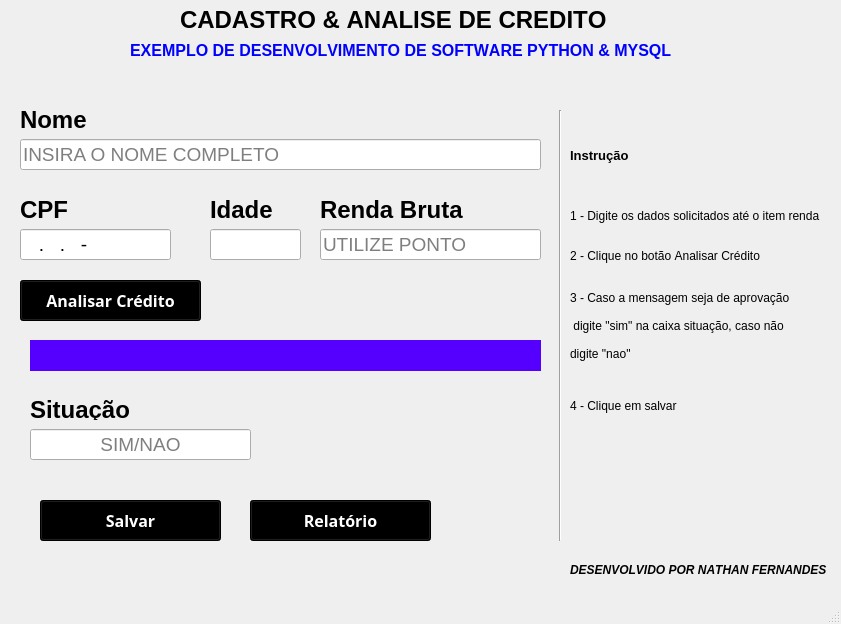
<?xml version="1.0" encoding="UTF-8"?>
<ui version="4.0">
 <class>MainWindow</class>
 <widget class="QMainWindow" name="MainWindow">
  <property name="geometry">
   <rect>
    <x>0</x>
    <y>0</y>
    <width>841</width>
    <height>624</height>
   </rect>
  </property>
  <property name="windowTitle">
   <string>MainWindow</string>
  </property>
  <widget class="QWidget" name="centralwidget">
   <widget class="QLabel" name="label">
    <property name="enabled">
     <bool>true</bool>
    </property>
    <property name="geometry">
     <rect>
      <x>180</x>
      <y>10</y>
      <width>441</width>
      <height>20</height>
     </rect>
    </property>
    <property name="font">
     <font>
      <family>Arial</family>
      <pointsize>18</pointsize>
      <weight>75</weight>
      <italic>false</italic>
      <bold>true</bold>
      <underline>false</underline>
      <strikeout>false</strikeout>
      <kerning>false</kerning>
     </font>
    </property>
    <property name="mouseTracking">
     <bool>false</bool>
    </property>
    <property name="text">
     <string>CADASTRO &amp; ANÁLISE DE CRÉDITO</string>
    </property>
   </widget>
   <widget class="QLabel" name="label_2">
    <property name="enabled">
     <bool>true</bool>
    </property>
    <property name="geometry">
     <rect>
      <x>130</x>
      <y>40</y>
      <width>551</width>
      <height>20</height>
     </rect>
    </property>
    <property name="font">
     <font>
      <family>Arial</family>
      <pointsize>12</pointsize>
      <weight>75</weight>
      <italic>false</italic>
      <bold>true</bold>
      <underline>false</underline>
      <strikeout>false</strikeout>
      <kerning>false</kerning>
     </font>
    </property>
    <property name="mouseTracking">
     <bool>false</bool>
    </property>
    <property name="styleSheet">
     <string notr="true">color: rgb(0, 0, 255);</string>
    </property>
    <property name="text">
     <string>EXEMPLO DE DESENVOLVIMENTO DE SOFTWARE PYTHON &amp; MYSQL</string>
    </property>
   </widget>
   <widget class="QLabel" name="label_3">
    <property name="enabled">
     <bool>true</bool>
    </property>
    <property name="geometry">
     <rect>
      <x>20</x>
      <y>110</y>
      <width>71</width>
      <height>20</height>
     </rect>
    </property>
    <property name="font">
     <font>
      <family>Arial</family>
      <pointsize>18</pointsize>
      <weight>75</weight>
      <italic>false</italic>
      <bold>true</bold>
      <underline>false</underline>
      <strikeout>false</strikeout>
      <kerning>false</kerning>
     </font>
    </property>
    <property name="mouseTracking">
     <bool>false</bool>
    </property>
    <property name="text">
     <string>Nome</string>
    </property>
   </widget>
   <widget class="QLineEdit" name="txtNome">
    <property name="geometry">
     <rect>
      <x>20</x>
      <y>139</y>
      <width>521</width>
      <height>31</height>
     </rect>
    </property>
    <property name="font">
     <font>
      <pointsize>14</pointsize>
     </font>
    </property>
    <property name="placeholderText">
     <string>INSIRA O NOME COMPLETO</string>
    </property>
   </widget>
   <widget class="QLabel" name="label_4">
    <property name="enabled">
     <bool>true</bool>
    </property>
    <property name="geometry">
     <rect>
      <x>570</x>
      <y>560</y>
      <width>271</width>
      <height>20</height>
     </rect>
    </property>
    <property name="font">
     <font>
      <family>Arial</family>
      <pointsize>9</pointsize>
      <weight>75</weight>
      <italic>true</italic>
      <bold>true</bold>
      <underline>false</underline>
      <strikeout>false</strikeout>
      <kerning>false</kerning>
     </font>
    </property>
    <property name="mouseTracking">
     <bool>false</bool>
    </property>
    <property name="styleSheet">
     <string notr="true">color: rgb(0, 0, 0);</string>
    </property>
    <property name="text">
     <string>DESENVOLVIDO POR NATHAN FERNANDES</string>
    </property>
   </widget>
   <widget class="QLineEdit" name="txtCpf">
    <property name="geometry">
     <rect>
      <x>20</x>
      <y>229</y>
      <width>151</width>
      <height>31</height>
     </rect>
    </property>
    <property name="font">
     <font>
      <pointsize>14</pointsize>
     </font>
    </property>
    <property name="inputMask">
     <string>000.000.000-00</string>
    </property>
   </widget>
   <widget class="QLabel" name="label_5">
    <property name="enabled">
     <bool>true</bool>
    </property>
    <property name="geometry">
     <rect>
      <x>20</x>
      <y>200</y>
      <width>71</width>
      <height>20</height>
     </rect>
    </property>
    <property name="font">
     <font>
      <family>Arial</family>
      <pointsize>18</pointsize>
      <weight>75</weight>
      <italic>false</italic>
      <bold>true</bold>
      <underline>false</underline>
      <strikeout>false</strikeout>
      <kerning>false</kerning>
     </font>
    </property>
    <property name="mouseTracking">
     <bool>false</bool>
    </property>
    <property name="text">
     <string>CPF</string>
    </property>
   </widget>
   <widget class="QLineEdit" name="txtIdade">
    <property name="geometry">
     <rect>
      <x>210</x>
      <y>229</y>
      <width>91</width>
      <height>31</height>
     </rect>
    </property>
    <property name="font">
     <font>
      <pointsize>14</pointsize>
     </font>
    </property>
    <property name="inputMask">
     <string>000</string>
    </property>
   </widget>
   <widget class="QLabel" name="label_6">
    <property name="enabled">
     <bool>true</bool>
    </property>
    <property name="geometry">
     <rect>
      <x>210</x>
      <y>200</y>
      <width>71</width>
      <height>20</height>
     </rect>
    </property>
    <property name="font">
     <font>
      <family>Arial</family>
      <pointsize>18</pointsize>
      <weight>75</weight>
      <italic>false</italic>
      <bold>true</bold>
      <underline>false</underline>
      <strikeout>false</strikeout>
      <kerning>false</kerning>
     </font>
    </property>
    <property name="mouseTracking">
     <bool>false</bool>
    </property>
    <property name="text">
     <string>Idade</string>
    </property>
   </widget>
   <widget class="QLineEdit" name="txtRenda">
    <property name="geometry">
     <rect>
      <x>320</x>
      <y>229</y>
      <width>221</width>
      <height>31</height>
     </rect>
    </property>
    <property name="font">
     <font>
      <pointsize>14</pointsize>
     </font>
    </property>
    <property name="inputMask">
     <string/>
    </property>
    <property name="cursorPosition">
     <number>0</number>
    </property>
    <property name="placeholderText">
     <string>UTILIZE PONTO</string>
    </property>
   </widget>
   <widget class="QLabel" name="label_7">
    <property name="enabled">
     <bool>true</bool>
    </property>
    <property name="geometry">
     <rect>
      <x>320</x>
      <y>200</y>
      <width>151</width>
      <height>20</height>
     </rect>
    </property>
    <property name="font">
     <font>
      <family>Arial</family>
      <pointsize>18</pointsize>
      <weight>75</weight>
      <italic>false</italic>
      <bold>true</bold>
      <underline>false</underline>
      <strikeout>false</strikeout>
      <kerning>false</kerning>
     </font>
    </property>
    <property name="mouseTracking">
     <bool>false</bool>
    </property>
    <property name="text">
     <string>Renda Bruta</string>
    </property>
   </widget>
   <widget class="QLineEdit" name="txtSituacao">
    <property name="geometry">
     <rect>
      <x>30</x>
      <y>429</y>
      <width>221</width>
      <height>31</height>
     </rect>
    </property>
    <property name="font">
     <font>
      <pointsize>14</pointsize>
     </font>
    </property>
    <property name="inputMask">
     <string/>
    </property>
    <property name="cursorPosition">
     <number>0</number>
    </property>
    <property name="alignment">
     <set>Qt::AlignCenter</set>
    </property>
    <property name="placeholderText">
     <string>SIM/NAO</string>
    </property>
   </widget>
   <widget class="QLabel" name="label_8">
    <property name="enabled">
     <bool>true</bool>
    </property>
    <property name="geometry">
     <rect>
      <x>30</x>
      <y>400</y>
      <width>151</width>
      <height>20</height>
     </rect>
    </property>
    <property name="font">
     <font>
      <family>Arial</family>
      <pointsize>18</pointsize>
      <weight>75</weight>
      <italic>false</italic>
      <bold>true</bold>
      <underline>false</underline>
      <strikeout>false</strikeout>
      <kerning>false</kerning>
     </font>
    </property>
    <property name="mouseTracking">
     <bool>false</bool>
    </property>
    <property name="text">
     <string>Situação</string>
    </property>
   </widget>
   <widget class="QPushButton" name="btnAnalise">
    <property name="geometry">
     <rect>
      <x>20</x>
      <y>280</y>
      <width>181</width>
      <height>41</height>
     </rect>
    </property>
    <property name="font">
     <font>
      <family>Arial Black</family>
      <pointsize>12</pointsize>
      <weight>75</weight>
      <bold>true</bold>
     </font>
    </property>
    <property name="styleSheet">
     <string notr="true">color: rgb(255, 255, 255);
background-color: rgb(0, 0, 0);</string>
    </property>
    <property name="text">
     <string>Analisar Crédito</string>
    </property>
   </widget>
   <widget class="QLabel" name="lblAnalise">
    <property name="geometry">
     <rect>
      <x>30</x>
      <y>340</y>
      <width>511</width>
      <height>31</height>
     </rect>
    </property>
    <property name="font">
     <font>
      <family>Arial</family>
      <pointsize>14</pointsize>
      <weight>75</weight>
      <bold>true</bold>
     </font>
    </property>
    <property name="styleSheet">
     <string notr="true">color: rgb(255, 255, 255);
background-color: rgb(85, 0, 255);</string>
    </property>
    <property name="text">
     <string/>
    </property>
    <property name="alignment">
     <set>Qt::AlignCenter</set>
    </property>
   </widget>
   <widget class="QPushButton" name="btnSalvar">
    <property name="geometry">
     <rect>
      <x>40</x>
      <y>500</y>
      <width>181</width>
      <height>41</height>
     </rect>
    </property>
    <property name="font">
     <font>
      <family>Arial Black</family>
      <pointsize>12</pointsize>
      <weight>75</weight>
      <bold>true</bold>
     </font>
    </property>
    <property name="styleSheet">
     <string notr="true">color: rgb(255, 255, 255);
background-color: rgb(0, 0, 0);</string>
    </property>
    <property name="text">
     <string>Salvar</string>
    </property>
   </widget>
   <widget class="QPushButton" name="btnRelatorio">
    <property name="geometry">
     <rect>
      <x>250</x>
      <y>500</y>
      <width>181</width>
      <height>41</height>
     </rect>
    </property>
    <property name="font">
     <font>
      <family>Arial Black</family>
      <pointsize>12</pointsize>
      <weight>75</weight>
      <bold>true</bold>
     </font>
    </property>
    <property name="styleSheet">
     <string notr="true">color: rgb(255, 255, 255);
background-color: rgb(0, 0, 0);</string>
    </property>
    <property name="text">
     <string>Relatório</string>
    </property>
   </widget>
   <widget class="Line" name="line">
    <property name="geometry">
     <rect>
      <x>550</x>
      <y>110</y>
      <width>20</width>
      <height>431</height>
     </rect>
    </property>
    <property name="orientation">
     <enum>Qt::Vertical</enum>
    </property>
   </widget>
   <widget class="QLabel" name="label_10">
    <property name="geometry">
     <rect>
      <x>570</x>
      <y>140</y>
      <width>251</width>
      <height>31</height>
     </rect>
    </property>
    <property name="font">
     <font>
      <family>Arial</family>
      <pointsize>10</pointsize>
      <weight>75</weight>
      <bold>true</bold>
      <stylestrategy>PreferDefault</stylestrategy>
      <kerning>false</kerning>
     </font>
    </property>
    <property name="toolTip">
     <string/>
    </property>
    <property name="text">
     <string>Instrução</string>
    </property>
   </widget>
   <widget class="QLabel" name="label_11">
    <property name="geometry">
     <rect>
      <x>570</x>
      <y>200</y>
      <width>271</width>
      <height>31</height>
     </rect>
    </property>
    <property name="font">
     <font>
      <family>Arial</family>
      <pointsize>9</pointsize>
      <weight>50</weight>
      <bold>false</bold>
      <stylestrategy>PreferDefault</stylestrategy>
      <kerning>false</kerning>
     </font>
    </property>
    <property name="toolTip">
     <string/>
    </property>
    <property name="text">
     <string>1 - Digite os dados solicitados até o item renda</string>
    </property>
   </widget>
   <widget class="QLabel" name="label_12">
    <property name="geometry">
     <rect>
      <x>570</x>
      <y>240</y>
      <width>251</width>
      <height>31</height>
     </rect>
    </property>
    <property name="font">
     <font>
      <family>Arial</family>
      <pointsize>9</pointsize>
      <weight>50</weight>
      <bold>false</bold>
      <stylestrategy>PreferDefault</stylestrategy>
      <kerning>false</kerning>
     </font>
    </property>
    <property name="toolTip">
     <string/>
    </property>
    <property name="text">
     <string>2 - Clique no botão Analisar Crédito</string>
    </property>
   </widget>
   <widget class="QLabel" name="label_13">
    <property name="geometry">
     <rect>
      <x>570</x>
      <y>290</y>
      <width>271</width>
      <height>71</height>
     </rect>
    </property>
    <property name="font">
     <font>
      <family>Arial</family>
      <pointsize>9</pointsize>
      <weight>50</weight>
      <bold>false</bold>
      <stylestrategy>PreferDefault</stylestrategy>
      <kerning>false</kerning>
     </font>
    </property>
    <property name="toolTip">
     <string/>
    </property>
    <property name="text">
     <string>3 - Caso a mensagem seja de aprovação

 digite &quot;sim&quot; na caixa situação, caso não 

digite &quot;nao&quot;</string>
    </property>
   </widget>
   <widget class="QLabel" name="label_14">
    <property name="geometry">
     <rect>
      <x>570</x>
      <y>390</y>
      <width>251</width>
      <height>31</height>
     </rect>
    </property>
    <property name="font">
     <font>
      <family>Arial</family>
      <pointsize>9</pointsize>
      <weight>50</weight>
      <bold>false</bold>
      <stylestrategy>PreferDefault</stylestrategy>
      <kerning>false</kerning>
     </font>
    </property>
    <property name="toolTip">
     <string/>
    </property>
    <property name="text">
     <string>4 - Clique em salvar</string>
    </property>
   </widget>
  </widget>
  <widget class="QMenuBar" name="menubar">
   <property name="geometry">
    <rect>
     <x>0</x>
     <y>0</y>
     <width>841</width>
     <height>21</height>
    </rect>
   </property>
  </widget>
  <widget class="QStatusBar" name="statusbar"/>
 </widget>
 <resources/>
 <connections/>
</ui>
